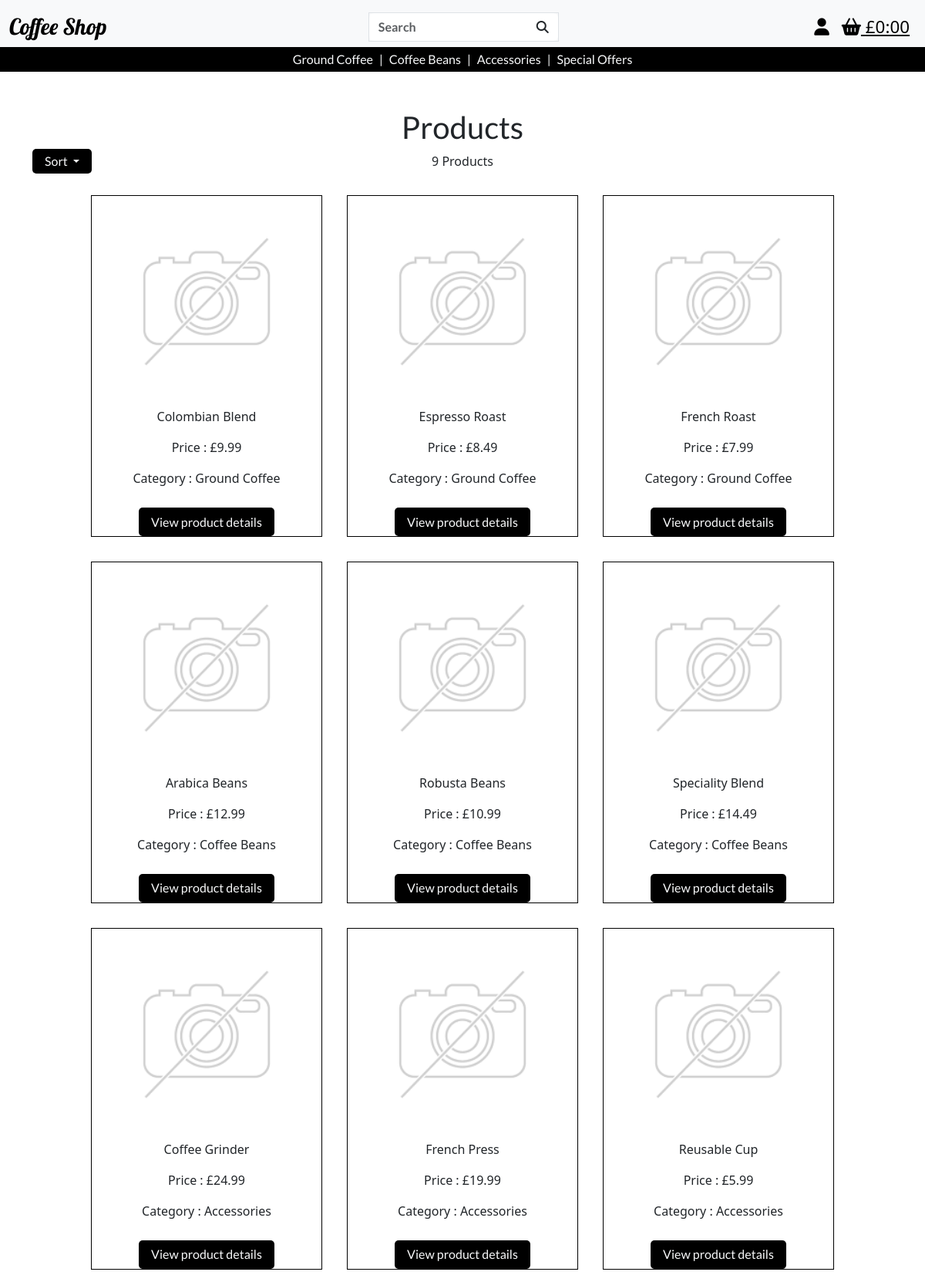
Screenshot of /products/ with the database file from the repository.
### products/models.py (models this page shows, shortened)
class Product(models.Model):
    category = models.ForeignKey(
        'Category', null=True, blank=True, on_delete=models.SET_NULL)
    sku = models.CharField(max_length=254, null=True, blank=True)
    product_name = models.CharField(max_length=254)
    description = models.TextField()
    price = models.DecimalField(max_digits=6, decimal_places=2)
    image_url = models.URLField(max_length=1024, null=True, blank=True)
    image = models.ImageField(null=True, blank=True)

class Category(models.Model):
    class Meta:
        verbose_name_plural = 'Categories'
    name = models.CharField(max_length=254)
    friendly_name = models.CharField(max_length=254, null=True, blank=True)

### products/views.py (the view, shortened to what this page needs)
# urls.py: path('', views.all_products, name='products'),
def all_products(request):
    products = Product.objects.all()
    query = None
    sort = None
    direction = None
    category = None
    sortkey = 'id'
    current_sorting = f'{sort}_{direction}'
    context = {
        'products': products,
        'search_term': query,
        'current_sorting': current_sorting,
        'selected_category': category,
    }
    return render(request, 'products/products.html', context)

### bag/contexts.py (called while the page is built, shortened)
def bag_contents(request):
    bag_items = []
    total = 0
    product_count = 0
    bag = request.session.get('bag', {})
    if total < settings.FREE_DELIVERY_THRESHOLD:
        delivery = total * Decimal(settings.STANDARD_DELIVERY_PERCENTAGE / 100)
        free_delivery_delta = settings.FREE_DELIVERY_THRESHOLD - total
    else:
        delivery = 0
        free_delivery_delta = 0
    grand_total = delivery + total
    context = {
        'bag_items' : bag_items,
        'total' : total,
        'product_count' : product_count,
        'delivery': delivery,
        'free_delivery_delta' : free_delivery_delta,
        'free_delivery_threshold' : settings.FREE_DELIVERY_THRESHOLD,
        'grand_total' : grand_total,
    }
    return context

### products/templates/products/products.html (shortened to what this page needs)
{% extends 'base.html' %} {% load static %} {% block extra_css %}
<link rel="stylesheet" href="{% static 'css/products.css' %}" />
{% endblock%} {% block content %}
<div class="container-fluid">
  <div class="row">
    <div class="col text-center mt-5 products-header">
      <h1>Products</h1>
    </div>
  </div>
  <div class="container">
    <div class="row">
      <div class="col-2">
        <a
          class="products-button dropdown-toggle"
          href="#"
          role="button"
          id="dropdownMenuLink"
          data-bs-toggle="dropdown"
          aria-expanded="false"
        >
          Sort
        </a>
      </div>
      <div class="col-8 text-center">
        <p class="">
          {{ products|length }} Products
        </p>
      </div>
      <div class="col-2">
      </div>
    </div>
  </div>
  <div class="row justify-content-center">
    {% for product in products %}
    <div class="col-10 col-sm-5 col-lg-3 m-3 product-container">
      {% if product.image %}
      <a href="{% url 'product_detail' product.id %}">
        <img
          class="card-img-top img-fluid"
          src="{{ product.image.url }}"
          alt="{{ product.name }}"
        />
      </a>
      {% else %}
      <a href="{% url 'product_detail' product.id %}">
        <img
          class="card-img-top img-fluid"
          src="{{ MEDIA_URL }}noimage.png"
          alt="{{ product.name }}"
        />
      </a>
      {% endif %}
      <div class="">
        <div class="row">
          <div class="col text-center">
            <p class="">{{ product.product_name }}</p>
            <p class="">Price : £{{ product.price }}</p>
            {% if product.category %}
            <p class="">Category : {{ product.category.friendly_name }}</p>
            {% endif %}
            <div class="d-inline-block">
              <a
                href="{% url 'product_detail' product.id %}"
                class="d-block products-button"
                >View product details</a
              >
            </div>
          </div>
        </div>
      </div>
    </div>
    {% endfor %}
  </div>
</div>
{% endblock %}

### static/css/base.css (style rules this page uses)
.products-button { color: #f8f9fa; font-family: "lato", sans-serif; font-weight: 400; text-shadow: 0 0 6px #000000, 0 0 9px #000000, 0 0 12px #000000; text-decoration: none; background-color: black; padding: 0.4rem 1rem; border-radius: 5px; margin-top: 10px; }

### static/css/products.css (style rules this page uses)
.products-header { font-family: 'lato', sans-serif; }
.product-container { border: 1px solid black; }
.products-button { color: #f8f9fa; font-family: 'lato', sans-serif; font-weight: 400; text-shadow: 0 0 6px #000000, 0 0 9px #000000, 0 0 12px #000000; text-decoration: none; background-color: black; padding: 0.4rem 1rem; border-radius: 5px; margin-top: 10px; }

### rows the page displays
Product: product_name "Colombian Blend", price "9.99", category.friendly_name "Ground Coffee"
Product: product_name "Espresso Roast", price "8.49", category.friendly_name "Ground Coffee"
Product: product_name "French Roast", price "7.99", category.friendly_name "Ground Coffee"
Product: product_name "Arabica Beans", price "12.99", category.friendly_name "Coffee Beans"
Product: product_name "Robusta Beans", price "10.99", category.friendly_name "Coffee Beans"
Product: product_name "Speciality Blend", price "14.49", category.friendly_name "Coffee Beans"
Product: product_name "Coffee Grinder", price "24.99", category.friendly_name "Accessories"
Product: product_name "French Press", price "19.99", category.friendly_name "Accessories"
Product: product_name "Reusable Cup", price "5.99", category.friendly_name "Accessories"

### other values shown
{{ products|length }} "9"
